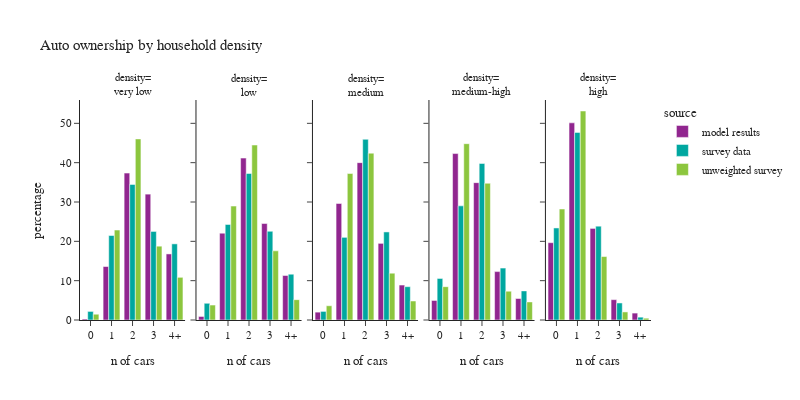

Notebook cell for this chart:
### Code cell
plot_auto(hh_data.dropna(subset=['hh_density_group']),'hh_density_group','household density','density')

### Figure 1 — Plotly figure (JSON) as saved in the notebook; plotly's stock layout.template omitted (floating-point values rounded to 4 significant figures)
{"data": [{"alignmentgroup": "True", "hovertemplate": "source=model results<br>hh_density_group=very low<br>auto_ownership_simple=%{x}<br>percentage=%{y}<extra></extra>", "legendgroup": "model results", "marker": {"color": "#91268F", "pattern": {"shape": ""}}, "name": "model results", "offsetgroup": "model results", "orientation": "v", "showlegend": true, "textposition": "auto", "type": "bar", "x": ["0", "1", "2", "3", "4+"], "xaxis": "x", "y": [0.2606, 13.59, 37.35, 32.0, 16.8], "yaxis": "y"}, {"alignmentgroup": "True", "hovertemplate": "source=model results<br>hh_density_group=low<br>auto_ownership_simple=%{x}<br>percentage=%{y}<extra></extra>", "legendgroup": "model results", "marker": {"color": "#91268F", "pattern": {"shape": ""}}, "name": "model results", "offsetgroup": "model results", "orientation": "v", "showlegend": false, "textposition": "auto", "type": "bar", "x": ["0", "1", "2", "3", "4+"], "xaxis": "x2", "y": [0.9185, 22.07, 41.16, 24.53, 11.32], "yaxis": "y2"}, {"alignmentgroup": "True", "hovertemplate": "source=model results<br>hh_density_group=medium<br>auto_ownership_simple=%{x}<br>percentage=%{y}<extra></extra>", "legendgroup": "model results", "marker": {"color": "#91268F", "pattern": {"shape": ""}}, "name": "model results", "offsetgroup": "model results", "orientation": "v", "showlegend": false, "textposition": "auto", "type": "bar", "x": ["0", "1", "2", "3", "4+"], "xaxis": "x3", "y": [1.998, 29.62, 40.01, 19.49, 8.888], "yaxis": "y3"}, {"alignmentgroup": "True", "hovertemplate": "source=model results<br>hh_density_group=medium-high<br>auto_ownership_simple=%{x}<br>percentage=%{y}<extra></extra>", "legendgroup": "model results", "marker": {"color": "#91268F", "pattern": {"shape": ""}}, "name": "model results", "offsetgroup": "model results", "orientation": "v", "showlegend": false, "textposition": "auto", "type": "bar", "x": ["0", "1", "2", "3", "4+"], "xaxis": "x4", "y": [4.986, 42.32, 34.93, 12.31, 5.466], "yaxis": "y4"}, {"alignmentgroup": "True", "hovertemplate": "source=model results<br>hh_density_group=high<br>auto_ownership_simple=%{x}<br>percentage=%{y}<extra></extra>", "legendgroup": "model results", "marker": {"color": "#91268F", "pattern": {"shape": ""}}, "name": "model results", "offsetgroup": "model results", "orientation": "v", "showlegend": false, "textposition": "auto", "type": "bar", "x": ["0", "1", "2", "3", "4+"], "xaxis": "x5", "y": [19.66, 50.13, 23.29, 5.173, 1.756], "yaxis": "y5"}, {"alignmentgroup": "True", "hovertemplate": "source=survey data<br>hh_density_group=very low<br>auto_ownership_simple=%{x}<br>percentage=%{y}<extra></extra>", "legendgroup": "survey data", "marker": {"color": "#00A7A0", "pattern": {"shape": ""}}, "name": "survey data", "offsetgroup": "survey data", "orientation": "v", "showlegend": true, "textposition": "auto", "type": "bar", "x": ["0", "1", "2", "3", "4+"], "xaxis": "x", "y": [2.182, 21.48, 34.47, 22.52, 19.36], "yaxis": "y"}, {"alignmentgroup": "True", "hovertemplate": "source=survey data<br>hh_density_group=low<br>auto_ownership_simple=%{x}<br>percentage=%{y}<extra></extra>", "legendgroup": "survey data", "marker": {"color": "#00A7A0", "pattern": {"shape": ""}}, "name": "survey data", "offsetgroup": "survey data", "orientation": "v", "showlegend": false, "textposition": "auto", "type": "bar", "x": ["0", "1", "2", "3", "4+"], "xaxis": "x2", "y": [4.246, 24.29, 37.25, 22.55, 11.66], "yaxis": "y2"}, {"alignmentgroup": "True", "hovertemplate": "source=survey data<br>hh_density_group=medium<br>auto_ownership_simple=%{x}<br>percentage=%{y}<extra></extra>", "legendgroup": "survey data", "marker": {"color": "#00A7A0", "pattern": {"shape": ""}}, "name": "survey data", "offsetgroup": "survey data", "orientation": "v", "showlegend": false, "textposition": "auto", "type": "bar", "x": ["0", "1", "2", "3", "4+"], "xaxis": "x3", "y": [2.187, 21.01, 45.94, 22.39, 8.47], "yaxis": "y3"}, {"alignmentgroup": "True", "hovertemplate": "source=survey data<br>hh_density_group=medium-high<br>auto_ownership_simple=%{x}<br>percentage=%{y}<extra></extra>", "legendgroup": "survey data", "marker": {"color": "#00A7A0", "pattern": {"shape": ""}}, "name": "survey data", "offsetgroup": "survey data", "orientation": "v", "showlegend": false, "textposition": "auto", "type": "bar", "x": ["0", "1", "2", "3", "4+"], "xaxis": "x4", "y": [10.58, 29.02, 39.8, 13.19, 7.403], "yaxis": "y4"}, {"alignmentgroup": "True", "hovertemplate": "source=survey data<br>hh_density_group=high<br>auto_ownership_simple=%{x}<br>percentage=%{y}<extra></extra>", "legendgroup": "survey data", "marker": {"color": "#00A7A0", "pattern": {"shape": ""}}, "name": "survey data", "offsetgroup": "survey data", "orientation": "v", "showlegend": false, "textposition": "auto", "type": "bar", "x": ["0", "1", "2", "3", "4+"], "xaxis": "x5", "y": [23.4, 47.7, 23.85, 4.332, 0.7213], "yaxis": "y5"}, {"alignmentgroup": "True", "hovertemplate": "source=unweighted survey<br>hh_density_group=very low<br>auto_ownership_simple=%{x}<br>percentage=%{y}<extra></extra>", "legendgroup": "unweighted survey", "marker": {"color": "#8CC63E", "pattern": {"shape": ""}}, "name": "unweighted survey", "offsetgroup": "unweighted survey", "orientation": "v", "showlegend": true, "textposition": "auto", "type": "bar", "x": ["0", "1", "2", "3", "4+"], "xaxis": "x", "y": [1.466, 22.87, 46.04, 18.77, 10.85], "yaxis": "y"}, {"alignmentgroup": "True", "hovertemplate": "source=unweighted survey<br>hh_density_group=low<br>auto_ownership_simple=%{x}<br>percentage=%{y}<extra></extra>", "legendgroup": "unweighted survey", "marker": {"color": "#8CC63E", "pattern": {"shape": ""}}, "name": "unweighted survey", "offsetgroup": "unweighted survey", "orientation": "v", "showlegend": false, "textposition": "auto", "type": "bar", "x": ["0", "1", "2", "3", "4+"], "xaxis": "x2", "y": [3.793, 28.97, 44.48, 17.59, 5.172], "yaxis": "y2"}, {"alignmentgroup": "True", "hovertemplate": "source=unweighted survey<br>hh_density_group=medium<br>auto_ownership_simple=%{x}<br>percentage=%{y}<extra></extra>", "legendgroup": "unweighted survey", "marker": {"color": "#8CC63E", "pattern": {"shape": ""}}, "name": "unweighted survey", "offsetgroup": "unweighted survey", "orientation": "v", "showlegend": false, "textposition": "auto", "type": "bar", "x": ["0", "1", "2", "3", "4+"], "xaxis": "x3", "y": [3.621, 37.24, 42.41, 11.9, 4.828], "yaxis": "y3"}, {"alignmentgroup": "True", "hovertemplate": "source=unweighted survey<br>hh_density_group=medium-high<br>auto_ownership_simple=%{x}<br>percentage=%{y}<extra></extra>", "legendgroup": "unweighted survey", "marker": {"color": "#8CC63E", "pattern": {"shape": ""}}, "name": "unweighted survey", "offsetgroup": "unweighted survey", "orientation": "v", "showlegend": false, "textposition": "auto", "type": "bar", "x": ["0", "1", "2", "3", "4+"], "xaxis": "x4", "y": [8.477, 44.83, 34.77, 7.328, 4.598], "yaxis": "y4"}, {"alignmentgroup": "True", "hovertemplate": "source=unweighted survey<br>hh_density_group=high<br>auto_ownership_simple=%{x}<br>percentage=%{y}<extra></extra>", "legendgroup": "unweighted survey", "marker": {"color": "#8CC63E", "pattern": {"shape": ""}}, "name": "unweighted survey", "offsetgroup": "unweighted survey", "orientation": "v", "showlegend": false, "textposition": "auto", "type": "bar", "x": ["0", "1", "2", "3", "4+"], "xaxis": "x5", "y": [28.22, 53.14, 16.13, 2.052, 0.4561], "yaxis": "y5"}], "layout": {"annotations": [{"font": {}, "showarrow": false, "text": "density=<br>very low", "x": 0.092, "xanchor": "center", "xref": "paper", "y": 1.0, "yanchor": "bottom", "yref": "paper"}, {"font": {}, "showarrow": false, "text": "density=<br>low", "x": 0.296, "xanchor": "center", "xref": "paper", "y": 1.0, "yanchor": "bottom", "yref": "paper"}, {"font": {}, "showarrow": false, "text": "density=<br>medium", "x": 0.5, "xanchor": "center", "xref": "paper", "y": 1.0, "yanchor": "bottom", "yref": "paper"}, {"font": {}, "showarrow": false, "text": "density=<br>medium-high", "x": 0.704, "xanchor": "center", "xref": "paper", "y": 1.0, "yanchor": "bottom", "yref": "paper"}, {"font": {}, "showarrow": false, "text": "density=<br>high", "x": 0.908, "xanchor": "center", "xref": "paper", "y": 1.0, "yanchor": "bottom", "yref": "paper"}], "barmode": "group", "font": {"size": 11}, "height": 400, "legend": {"title": {"text": "source"}, "tracegroupgap": 0}, "title": {"text": "Auto ownership by household density"}, "width": 800, "xaxis": {"anchor": "y", "domain": [0.0, 0.184], "title": {"text": "n of cars"}}, "xaxis2": {"anchor": "y2", "domain": [0.204, 0.388], "matches": "x", "title": {"text": "n of cars"}}, "xaxis3": {"anchor": "y3", "domain": [0.408, 0.592], "matches": "x", "title": {"text": "n of cars"}}, "xaxis4": {"anchor": "y4", "domain": [0.612, 0.796], "matches": "x", "title": {"text": "n of cars"}}, "xaxis5": {"anchor": "y5", "domain": [0.816, 1.0], "matches": "x", "title": {"text": "n of cars"}}, "yaxis": {"anchor": "x", "domain": [0.0, 1.0], "title": {"text": "percentage"}}, "yaxis2": {"anchor": "x2", "domain": [0.0, 1.0], "matches": "y", "showticklabels": false}, "yaxis3": {"anchor": "x3", "domain": [0.0, 1.0], "matches": "y", "showticklabels": false}, "yaxis4": {"anchor": "x4", "domain": [0.0, 1.0], "matches": "y", "showticklabels": false}, "yaxis5": {"anchor": "x5", "domain": [0.0, 1.0], "matches": "y", "showticklabels": false}}}
